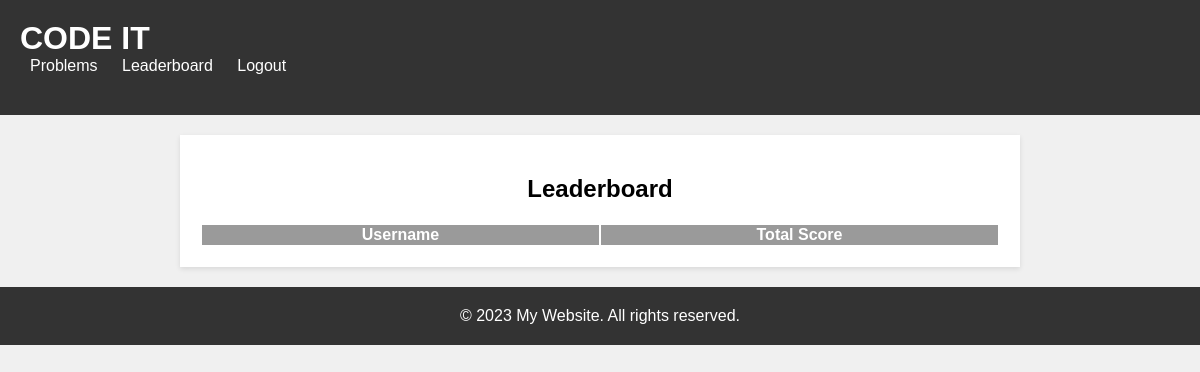
Page /judgeapp/leaderboard/ (signed in) on the earlier database version.
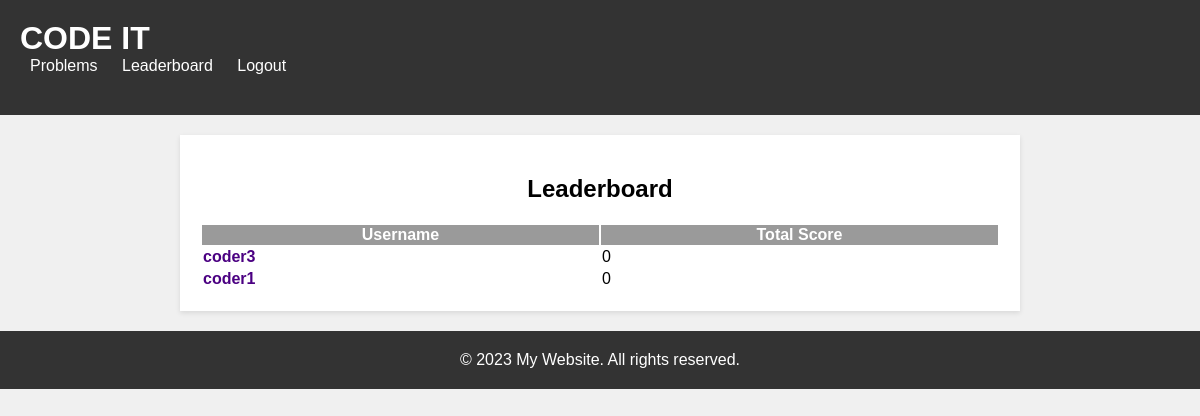
Same page on the later database version.
### judgeapp/models.py (models this page shows, shortened)
class User(AbstractBaseUser):
    first_name = models.CharField(max_length=50,default="")
    last_name = models.CharField(max_length=50,default="")
    username = models.CharField(max_length=100)
    email = models.EmailField(unique=True)
    password = models.CharField(max_length=128)
    num_problems_solved = models.IntegerField(default=0)
    score = models.IntegerField(default=0)
    USERNAME_FIELD = 'username'
    class Meta:
        ordering = ['-score']

### judgeapp/views.py (the view)
# urls.py: path('leaderboard/', views.leaderboard, name='leaderboard'),
@login_required(login_url='login')
def leaderboard(request):
    coders = User.objects.all()
    return render(request, 'leaderboard.html', {'coders': coders})

### judgeapp/templates/leaderboard.html
{% extends 'base.html' %}
{% block content %}
<h2>Leaderboard</h2>
<table id="leaderboard_list" class="table table-striped" style="width:100%">
    <thead style="background-color: rgba(0, 0, 0, 0.395) !important; color:
        white !important;">
        <tr>
            <th style="width:50%"><b>Username</b></th>
            <th style="width:50%"><b>Total Score</b></th>
        </tr>
    </thead>
    <tbody>
        {% for coder in coders %}
        <tr>
            <td style="color: indigo;"><b>{{coder.username}}</b></td>
            <td>{{coder.score}}</td>
        </tr>
        {% endfor %}
    </tbody>
</table>
{% endblock %}

### judgeapp/templates/base.html (shortened to what this page needs)
<!DOCTYPE html>
<html lang="en">
<head>
</head>
<body>
    <header>
        <h1>CODE IT</h1>
        <nav>
            <ul>
                <li><a href="{% url 'problem_list' %}">Problems</a></li>
                <li><a href="{% url 'leaderboard' %}">Leaderboard</a></li>
                {% if user.is_authenticated %}
                    <li><a href="{% url 'logout' %}">Logout</a></li>
                {% else %}
                    <li><a href="{% url 'register' %}">Register</a></li>
                {% endif %}
            </ul>
        </nav>
    </header>
    <div class="container">
        {% block content %}{% endblock %}
    </div>
    <footer>
        &copy; 2023 My Website. All rights reserved.
    </footer>
</body>
</html>

### judgeapp/templates/base.html (style rules this page uses)
body { font-family: Arial, sans-serif; margin: 0; padding: 0; background-color: #f0f0f0; }
header { background-color: #333; color: #fff; padding: 20px; }
h1 { margin: 0; }
.container { max-width: 800px; margin: 20px auto; padding: 20px; background-color: #fff; box-shadow: 0 2px 5px rgba(0, 0, 0, 0.1); display: flex; flex-direction: column; align-items: center; }
footer { background-color: #333; color: #fff; padding: 20px; text-align: center; }
nav { margin-bottom: 20px; }
nav ul { list-style-type: none; margin: 0; padding: 0; }
nav ul li { display: inline; }
nav ul li a { color: #fff; text-decoration: none; padding: 10px; }

Differences in the rows shown:
added User: username "coder3", score "0"
added User: username "coder1", score "0"
